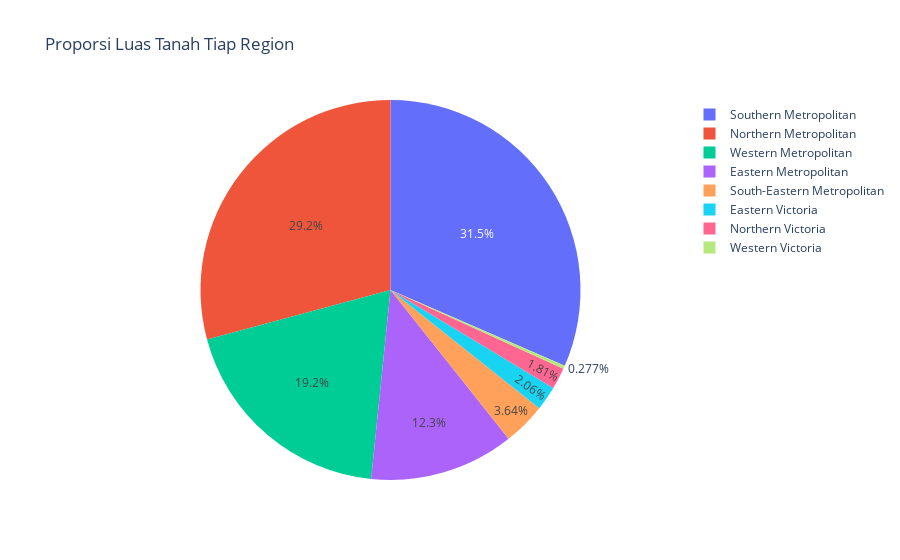

Notebook code for this chart:
### Code cell
import plotly.express as px
import plotly.graph_objects as go
from plotly.subplots import make_subplots
fig = px.pie(df1,
            names = 'Regionname',
            values = 'Landsize',
            title = 'Proporsi Luas Tanah Tiap Region')
fig.show()

### Figure 1 — Plotly figure (JSON) as saved in the notebook; plotly's stock layout.template omitted (floating-point values rounded to 4 significant figures)
{"data": [{"domain": {"x": [0, 1], "y": [0, 1]}, "hovertemplate": "Regionname=%{label}<br>Landsize=%{value}<extra></extra>", "labels": ["Eastern Metropolitan", "Eastern Victoria", "Northern Metropolitan", "Northern Victoria", "South-Eastern Metropolitan", "Southern Metropolitan", "Western Metropolitan", "Western Victoria"], "legendgroup": "", "name": "", "showlegend": true, "type": "pie", "values": [932811, 156334, 2213208, 137574, 276296, 2390939, 1455153, 20976]}], "layout": {"legend": {"tracegroupgap": 0}, "title": {"text": "Proporsi Luas Tanah Tiap Region"}}}
